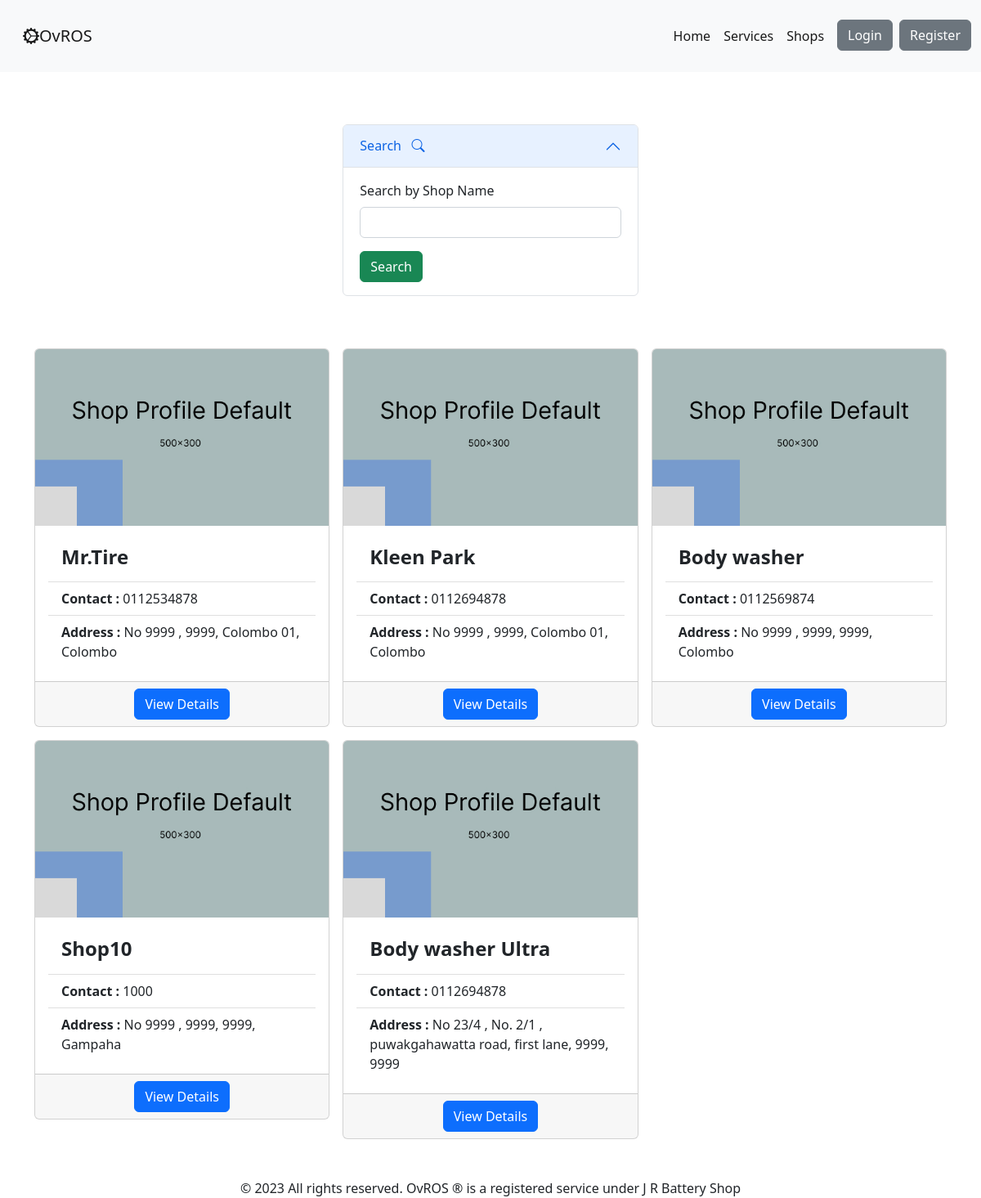
Page /shops/ on the earlier database version.
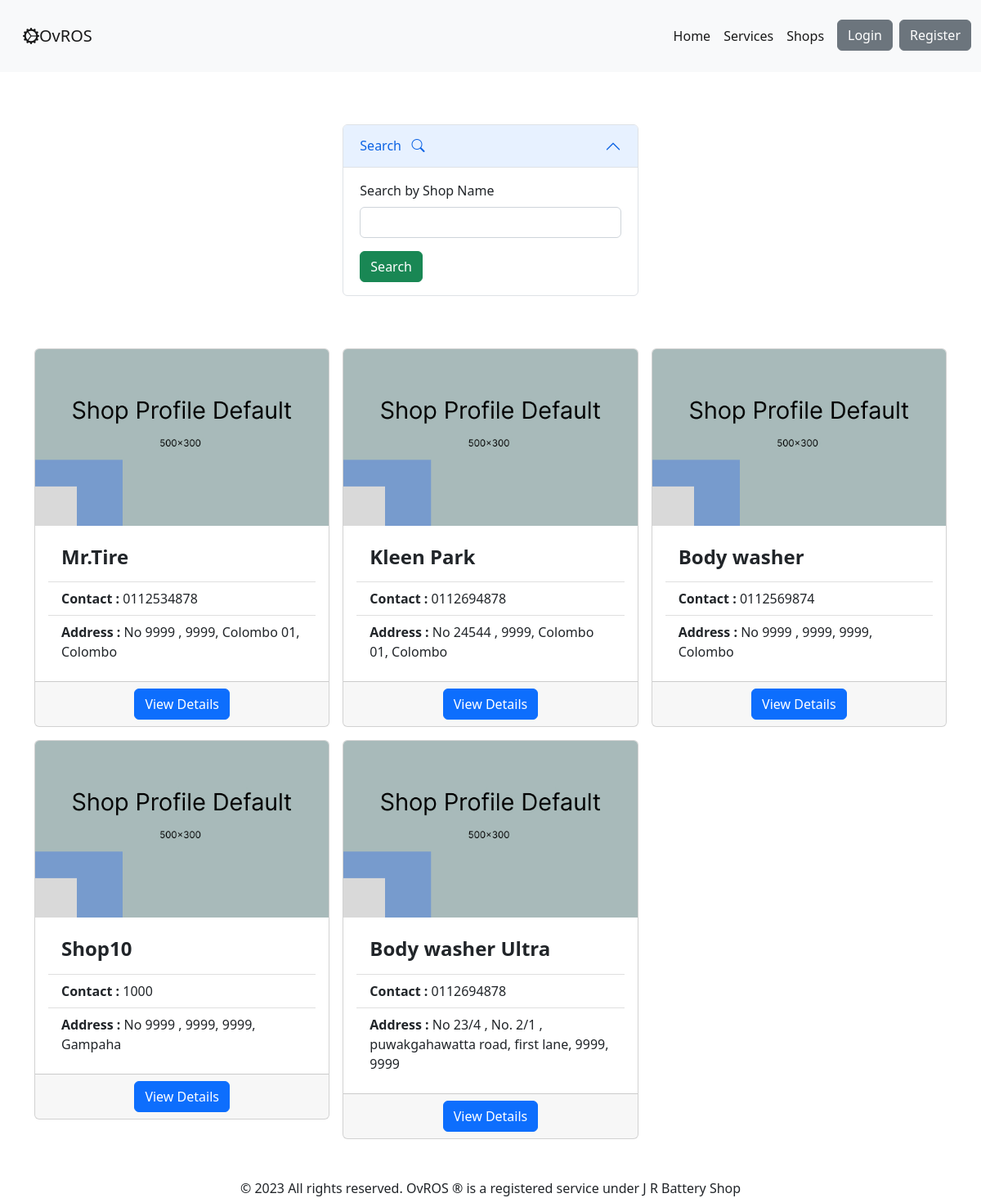
Same page on the later database version.
### ovros_user_module/models.py (models this page shows, shortened)
class ShopProfile(models.Model):
    user = models.OneToOneField(settings.AUTH_USER_MODEL, on_delete=models.CASCADE)
    user_role = models.CharField('Type', max_length=40, choices=Types.choices, default=Types.USER_SHOP)
    shop_name = models.CharField(max_length=100, help_text="Service Shop name")
    shop_profile_img = models.ImageField(upload_to='shops/profile_images', null=True, blank=True,
                                         default="shops/shop_profile_default.jpg")
    shop_address_no = models.CharField(
        max_length=200,
        help_text="Service Shop address Number",
    )
    shop_address_street = models.CharField(
        max_length=200,
        help_text="Service Shop address street",
    )
    shop_address_city = models.CharField(
        choices=DISTRICTS_CITY,
        max_length=200,
        help_text="Service Shop address city",
    )
    shop_address_district = models.CharField(
        choices=DISTRICTS,
        max_length=200,
        help_text="Service Shop address district",
    )
    shop_contact = models.CharField(max_length=10, help_text="eg: 07xxxxxxxx")
    shop_email = models.CharField(max_length=100, help_text="shop email address", blank=True)
    def get_full_address(self):
        return f'No {self.shop_address_no} , ' \
               f'{self.shop_address_street}, ' \
               f'{self.shop_address_city}, ' \
               f'{self.shop_address_district}'

### ovros_home/views.py (the view)
# urls.py: path('shops/', shops, name='shops'),
def shops(request):
    all_shops = ShopProfile.objects.all()
    if request.method == "POST":
        form = ServiceSearchByShop(request.POST)
        if form.is_valid():
            cd = form.cleaned_data
            key_word = cd['search_by_shop']
            print("Shop Search value = ", cd['search_by_shop'])
            if len(key_word) == 0:
                all_shops = ShopProfile.objects.all()
            else:
                all_shops = all_shops.filter(shop_name__icontains=key_word)
                if all_shops.count() == 0:
                    messages.warning(request, f"No Shops found contains the name '{key_word}'")
                    all_shops = ShopProfile.objects.all()
            return render(request, "shops/shop_list.html", {"shops_profiles": all_shops, 'form': form})
    else:
        form = ServiceSearchByShop()
        return render(request, "shops/shop_list.html", {
            "shops_profiles": all_shops,
            'form': form
        })

### ovros_home/forms.py
class ServiceSearchByShop(forms.Form):
    search_by_shop = forms.CharField(label="Search by Shop Name", required=False, max_length=100,)

### ovros_user_module/context_processors.py (called while the page is built)
def profile_data(request):
    return {'profile_data': ProfileData(request)}

### templates/shops/shop_list.html (shortened to what this page needs)
{% extends 'base.html' %}
{% load static %}
{% load crispy_forms_tags %}
{% block content %}
    <div class="container">
        <div class="row my-5 g-3">
            <div class="col-12 col-md-6 col-lg-4"></div>
            <div class="col-12 col-md-6 col-lg-4">
             <div class="accordion" id="accordionShopSearch">
                <div class="accordion-item">
                    <h2 class="accordion-header" id="headingOne">
                        <button class="accordion-button" type="button" data-bs-toggle="collapse"
                                data-bs-target="#collapseOne" aria-expanded="true" aria-controls="collapseOne">
                            Search  &nbsp;&nbsp; <i class="bi bi-search"></i>
                        </button>
                    </h2>
                    <div id="collapseOne" class="accordion-collapse collapse show" aria-labelledby="headingOne"
                         data-bs-parent="#accordionShopSearch">
                        <div class="accordion-body">
                        <form method="post">
                            {{ form | crispy }}
                            <input class="btn btn-success" type="submit" value="Search">
                        </form>
                        </div>
                    </div>
                </div>
            </div>
            </div>
            <div class="col-12 col-md-6 col-lg-4"></div>
        </div>
        <div class="row my-5 g-3">
            {% for profile in shops_profiles %}
                <div class="col-12 col-md-6 col-lg-4">
                    <div class="card">
                        <img src="{{ profile.shop_profile_img.url }}" class="card-img-top">
                        <div class="card-body">
                            <div class="list-group">
                                <ul class="list-group list-group-flush">
                                    <li class="list-group-item">
                                        <h4><strong>{{ profile.shop_name }}</strong></h4>
                                    </li>
                                    <li class="list-group-item"><strong>Contact : </strong>{{ profile.shop_contact }}
                                    </li>
                                    <li class="list-group-item"><strong>Address : </strong>
                                        {{ profile.get_full_address }}</li>
                                </ul>
                            </div>
                        </div>
                        <div class="card-footer text-center">
                            <a class="btn btn-primary" href="{% url 'shop_detail' profile.id %}">View Details</a>
                        </div>
                    </div>
                </div>
            {% endfor %}
        </div>
    </div>
{% endblock %}

Differences in the rows shown:
changed ShopProfile "Kleen Park": get_full_address "No 9999 , 9999, Colombo 01, Colombo" → "No 24544 , 9999, Colombo 01, Colombo"
